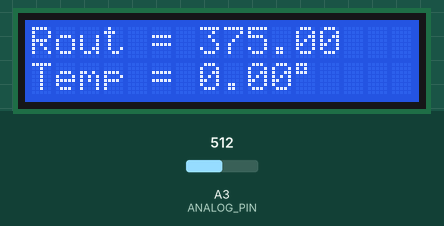
Simulated run of this sketch. Board: Arduino Nano, built with avr-gcc and run on an emulated ATmega328P. Shown: 16×2 character LCD. Inputs (shaded band) come from the test bench; at power-on: A3 (ANALOG_PIN) = 512.

Above: at 1.2 s.
1.3 s: A3 (ANALOG_PIN) set to 716
At 2.5 s:
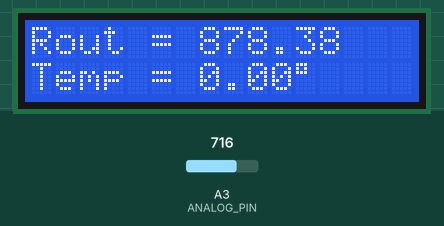
4.0 s: A3 (ANALOG_PIN) set to 900
At 5.1 s:
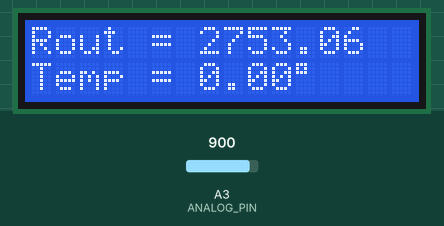
6.7 s: A3 (ANALOG_PIN) set to 1023
At 9.2 s:
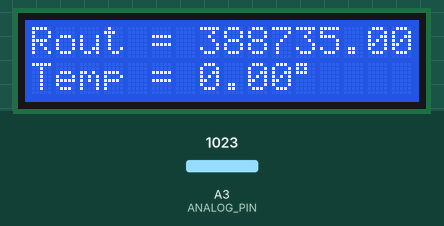
Timing chart, 0 to 10.7 s (numbered marks = the images above; inputs shaded):
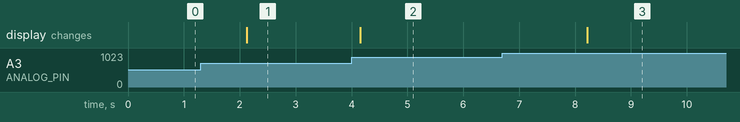

Measured:
- after the input at 1.3 s, the display: changes after 0.83 s (image 1)
- after the input at 4.0 s, the display: changes after 0.16 s (image 2)
- after the input at 6.7 s, the display: changes after 1.5 s (image 3)

The sketch:

elemer_sensor.ino
```cpp
/*
  Подключение термометра сопротивления Элемер ТС-1088 к Arduino Nano
  Автор: Степанов А.А.
  Дата последнего изменения: 16.01.2024
  Эта программа предназначена для сопряжения платы Arduino с термометром
  сопротивления Элемер ТС-1088. Сопротивление термометра измеряется на основе
  температуры окружающей среды, а затем преобразуется в градусы Цельсия
*/

#include <LiquidCrystal_I2C.h>

#define ANALOG_PIN A3                   // Инициализация аналогового порта А3

LiquidCrystal_I2C lcd(0x27, 16, 2);     // Инициализация ЖК-дисплея

int Vin = 5;                            // Входное напряжение (+5В)
float Vout = 0;                         // Выходное напряжение (Неизвестно)

float R1 = 380;                         // Значение сопротивления известного резистора
float Rout = 0;                         // Значение сопротивления с датчика термометра
float Tout = 0;                         // Значение температуры с датчика термометра

int temp_data = 0;                      // Чтение значений с аналогового порта А3

float buffer = 0;                       // Переменная буфер

void setup() {
  lcd.init();
  lcd.backlight();
  lcd.clear();
  lcd.setCursor(0, 0);
}

void loop() {
  temp_data = analogRead(ANALOG_PIN);    // Чтение данных с аналогового порта А3

  if (temp_data)
  {
    buffer = temp_data * Vin;

    Vout = (temp_data * Vin) / 1024.0;

    buffer = Vout / (Vin - Vout);

    Rout = (R1 * buffer) - 5;


    // Расчет температуры согласно зависимости температуры и сопротивления для НСХ 50М
    if (Rout > 39.30 && Rout < 41.44)
    {
      Tout = -50;
    } else if (Rout >= 41.44 && Rout < 43.58)
    {
      Tout = -40;
    } else if (Rout >= 43.58 && Rout < 45.72)
    {
      Tout = -30;
    } else if (Rout >= 45.72 && Rout < 47.86)
    {
      Tout = -20;
    } else if (Rout >= 47.86 && Rout < 50.00)
    {
      Tout = -10;
    } else if (Rout >= 50.00 && Rout < 52.14)
    {
      Tout = 0;
    } else if (Rout >= 52.14 && Rout < 54.28)
    {
      Tout = 10;
    } else if (Rout >= 54.28 && Rout < 56.42)
    {
      Tout = 20;
    } else if (Rout >= 56.42 && Rout < 58.56)
    {
      Tout = 30;
    } else if (Rout >= 58.56 && Rout < 60.70)
    {
      Tout = 40;
    } else if (Rout >= 60.70 && Rout < 62.84)
    {
      Tout = 50;
    } else if (Rout >= 62.84 && Rout < 64.98)
    {
      Tout = 60;
    } else if (Rout >= 64.98 && Rout < 67.12)
    {
      Tout = 70;
    } else if (Rout >= 67.12 && Rout < 69.26)
    {
      Tout = 80;
    } else if (Rout >= 69.26 && Rout < 71.40)
    {
      Tout = 90;
    } else if (Rout >= 71.40 && Rout < 73.54)
    {
      Tout = 100;
    } else if (Rout >= 73.54 && Rout < 75.68)
    {
      Tout = 110;
    } else if (Rout >= 75.68 && Rout < 77.82)
    {
      Tout = 120;
    } else if (Rout >= 77.82 && Rout < 79.96)
    {
      Tout = 130;
    } else if (Rout >= 79.96 && Rout < 82.10)
    {
      Tout = 140;
    } else if (Rout >= 82.10 && Rout < 84.24)
    {
      Tout = 150;
    } else if (Rout >= 84.24 && Rout < 86.38)
    {
      Tout = 160;
    } else if (Rout >= 86.38 && Rout < 88.52)
    {
      Tout = 170;
    } else if (Rout >= 88.52 && Rout < 90)
    {
      Tout = 180;
    }

    lcd.clear();

    lcd.setCursor(0, 0);

    lcd.print("Rout = ");
    lcd.print(Rout);

    lcd.setCursor(0, 1);

    lcd.print("Temp = ");
    lcd.print(Tout);
    lcd.print(char(223));

    delay(2000);                         // Обновление значений на ЖК-дисплее происходит с периодичностью в две секунды
  }
}
```
